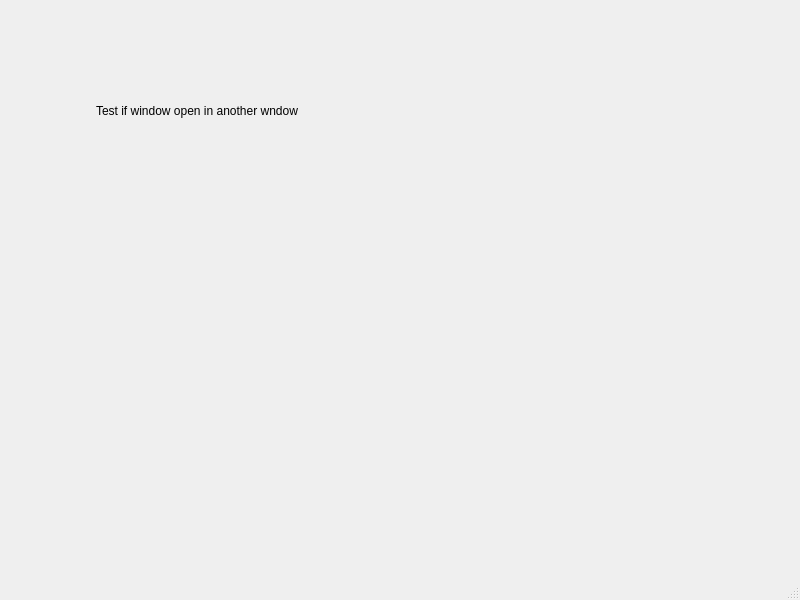
<?xml version="1.0" encoding="UTF-8"?>
<ui version="4.0">
 <class>newPermanent</class>
 <widget class="QMainWindow" name="newPermanent">
  <property name="geometry">
   <rect>
    <x>0</x>
    <y>0</y>
    <width>800</width>
    <height>600</height>
   </rect>
  </property>
  <property name="windowTitle">
   <string>MainWindow</string>
  </property>
  <widget class="QWidget" name="centralwidget">
   <widget class="QLabel" name="label">
    <property name="geometry">
     <rect>
      <x>96</x>
      <y>90</y>
      <width>261</width>
      <height>41</height>
     </rect>
    </property>
    <property name="text">
     <string>Test if window open in another wndow</string>
    </property>
   </widget>
  </widget>
  <widget class="QMenuBar" name="menubar">
   <property name="geometry">
    <rect>
     <x>0</x>
     <y>0</y>
     <width>800</width>
     <height>21</height>
    </rect>
   </property>
  </widget>
  <widget class="QStatusBar" name="statusbar"/>
 </widget>
 <resources/>
 <connections/>
</ui>
